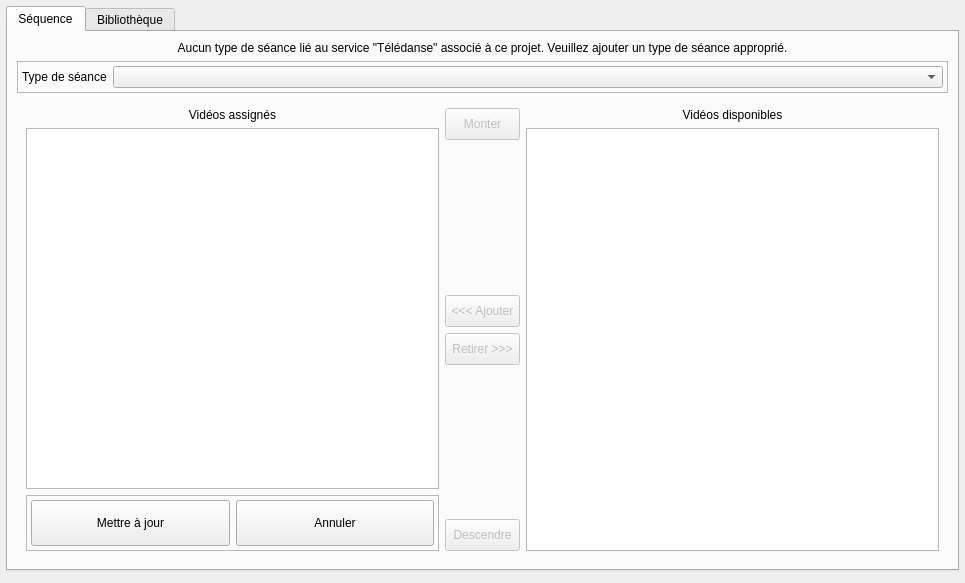
<?xml version="1.0" encoding="UTF-8"?>
<ui version="4.0">
 <class>MOVEConfigWidget</class>
 <widget class="QWidget" name="MOVEConfigWidget">
  <property name="geometry">
   <rect>
    <x>0</x>
    <y>0</y>
    <width>965</width>
    <height>583</height>
   </rect>
  </property>
  <property name="windowTitle">
   <string>DanceWidgetConfig</string>
  </property>
  <layout class="QVBoxLayout" name="verticalLayout">
   <property name="leftMargin">
    <number>6</number>
   </property>
   <property name="topMargin">
    <number>6</number>
   </property>
   <property name="rightMargin">
    <number>6</number>
   </property>
   <property name="bottomMargin">
    <number>6</number>
   </property>
   <item>
    <widget class="QTabWidget" name="tabMain">
     <property name="tabPosition">
      <enum>QTabWidget::TabPosition::North</enum>
     </property>
     <property name="currentIndex">
      <number>0</number>
     </property>
     <property name="iconSize">
      <size>
       <width>24</width>
       <height>24</height>
      </size>
     </property>
     <widget class="QWidget" name="tabPlaylist">
      <attribute name="icon">
       <iconset resource="../../../resources/TeraClient.qrc">
        <normaloff>:/icons/details.png</normaloff>:/icons/details.png</iconset>
      </attribute>
      <attribute name="title">
       <string>Séquence</string>
      </attribute>
      <layout class="QVBoxLayout" name="verticalLayout_5">
       <item>
        <widget class="QLabel" name="lblWarning">
         <property name="text">
          <string>Aucun type de séance lié au service &quot;Télédanse&quot; associé à ce projet. Veuillez ajouter un type de séance approprié.</string>
         </property>
         <property name="alignment">
          <set>Qt::AlignmentFlag::AlignCenter</set>
         </property>
        </widget>
       </item>
       <item>
        <widget class="QFrame" name="frameSessionType">
         <property name="frameShape">
          <enum>QFrame::Shape::StyledPanel</enum>
         </property>
         <property name="frameShadow">
          <enum>QFrame::Shadow::Raised</enum>
         </property>
         <layout class="QHBoxLayout" name="horizontalLayout_4">
          <property name="leftMargin">
           <number>4</number>
          </property>
          <property name="topMargin">
           <number>4</number>
          </property>
          <property name="rightMargin">
           <number>4</number>
          </property>
          <property name="bottomMargin">
           <number>4</number>
          </property>
          <item>
           <widget class="QLabel" name="lblSessionType">
            <property name="sizePolicy">
             <sizepolicy hsizetype="Maximum" vsizetype="Preferred">
              <horstretch>0</horstretch>
              <verstretch>0</verstretch>
             </sizepolicy>
            </property>
            <property name="text">
             <string>Type de séance</string>
            </property>
           </widget>
          </item>
          <item>
           <widget class="QComboBox" name="cmbSessionTypes"/>
          </item>
         </layout>
        </widget>
       </item>
       <item>
        <widget class="QFrame" name="framePlaylistManager">
         <layout class="QHBoxLayout" name="horizontalLayout">
          <item>
           <layout class="QVBoxLayout" name="verticalLayout_9">
            <item>
             <widget class="QLabel" name="lblPlaylist">
              <property name="text">
               <string>Vidéos assignés</string>
              </property>
              <property name="alignment">
               <set>Qt::AlignmentFlag::AlignCenter</set>
              </property>
             </widget>
            </item>
            <item>
             <widget class="QTableWidget" name="lstPlaylist">
              <property name="enabled">
               <bool>true</bool>
              </property>
              <property name="sizePolicy">
               <sizepolicy hsizetype="Expanding" vsizetype="Expanding">
                <horstretch>0</horstretch>
                <verstretch>0</verstretch>
               </sizepolicy>
              </property>
              <property name="editTriggers">
               <set>QAbstractItemView::EditTrigger::NoEditTriggers</set>
              </property>
              <property name="selectionMode">
               <enum>QAbstractItemView::SelectionMode::SingleSelection</enum>
              </property>
              <property name="iconSize">
               <size>
                <width>32</width>
                <height>32</height>
               </size>
              </property>
              <attribute name="horizontalHeaderVisible">
               <bool>false</bool>
              </attribute>
              <attribute name="horizontalHeaderHighlightSections">
               <bool>true</bool>
              </attribute>
              <attribute name="horizontalHeaderStretchLastSection">
               <bool>true</bool>
              </attribute>
              <attribute name="verticalHeaderVisible">
               <bool>true</bool>
              </attribute>
              <column>
               <property name="text">
                <string>Vidéo</string>
               </property>
              </column>
             </widget>
            </item>
            <item>
             <widget class="QFrame" name="framePlaylistControls">
              <property name="enabled">
               <bool>true</bool>
              </property>
              <property name="frameShape">
               <enum>QFrame::Shape::StyledPanel</enum>
              </property>
              <property name="frameShadow">
               <enum>QFrame::Shadow::Raised</enum>
              </property>
              <layout class="QHBoxLayout" name="horizontalLayout_3">
               <property name="leftMargin">
                <number>4</number>
               </property>
               <property name="topMargin">
                <number>4</number>
               </property>
               <property name="rightMargin">
                <number>4</number>
               </property>
               <property name="bottomMargin">
                <number>4</number>
               </property>
               <item>
                <widget class="QPushButton" name="btnSave">
                 <property name="enabled">
                  <bool>true</bool>
                 </property>
                 <property name="minimumSize">
                  <size>
                   <width>0</width>
                   <height>46</height>
                  </size>
                 </property>
                 <property name="cursor">
                  <cursorShape>PointingHandCursor</cursorShape>
                 </property>
                 <property name="text">
                  <string>Mettre à jour</string>
                 </property>
                 <property name="icon">
                  <iconset resource="../../../resources/TeraClient.qrc">
                   <normaloff>:/icons/save.png</normaloff>:/icons/save.png</iconset>
                 </property>
                 <property name="iconSize">
                  <size>
                   <width>24</width>
                   <height>24</height>
                  </size>
                 </property>
                </widget>
               </item>
               <item>
                <widget class="QPushButton" name="btnCancel">
                 <property name="enabled">
                  <bool>true</bool>
                 </property>
                 <property name="minimumSize">
                  <size>
                   <width>0</width>
                   <height>46</height>
                  </size>
                 </property>
                 <property name="cursor">
                  <cursorShape>PointingHandCursor</cursorShape>
                 </property>
                 <property name="text">
                  <string>Annuler</string>
                 </property>
                 <property name="icon">
                  <iconset resource="../../../resources/TeraClient.qrc">
                   <normaloff>:/icons/undo.png</normaloff>:/icons/undo.png</iconset>
                 </property>
                 <property name="iconSize">
                  <size>
                   <width>24</width>
                   <height>24</height>
                  </size>
                 </property>
                </widget>
               </item>
              </layout>
             </widget>
            </item>
           </layout>
          </item>
          <item>
           <layout class="QVBoxLayout" name="verticalLayout_2">
            <item>
             <widget class="QPushButton" name="btnMoveUp">
              <property name="enabled">
               <bool>false</bool>
              </property>
              <property name="minimumSize">
               <size>
                <width>75</width>
                <height>32</height>
               </size>
              </property>
              <property name="maximumSize">
               <size>
                <width>75</width>
                <height>16777215</height>
               </size>
              </property>
              <property name="cursor">
               <cursorShape>PointingHandCursor</cursorShape>
              </property>
              <property name="text">
               <string>Monter</string>
              </property>
              <property name="icon">
               <iconset resource="../../../resources/TeraClient.qrc">
                <normaloff>:/controls/branch_up.png</normaloff>:/controls/branch_up.png</iconset>
              </property>
             </widget>
            </item>
            <item>
             <spacer name="verticalSpacer">
              <property name="orientation">
               <enum>Qt::Orientation::Vertical</enum>
              </property>
              <property name="sizeHint" stdset="0">
               <size>
                <width>20</width>
                <height>40</height>
               </size>
              </property>
             </spacer>
            </item>
            <item>
             <widget class="QPushButton" name="btnAddVideo">
              <property name="enabled">
               <bool>false</bool>
              </property>
              <property name="sizePolicy">
               <sizepolicy hsizetype="Maximum" vsizetype="Fixed">
                <horstretch>0</horstretch>
                <verstretch>0</verstretch>
               </sizepolicy>
              </property>
              <property name="minimumSize">
               <size>
                <width>75</width>
                <height>32</height>
               </size>
              </property>
              <property name="maximumSize">
               <size>
                <width>75</width>
                <height>16777215</height>
               </size>
              </property>
              <property name="cursor">
               <cursorShape>PointingHandCursor</cursorShape>
              </property>
              <property name="text">
               <string>&lt;&lt;&lt; Ajouter</string>
              </property>
             </widget>
            </item>
            <item>
             <widget class="QPushButton" name="btnDelVideo">
              <property name="enabled">
               <bool>false</bool>
              </property>
              <property name="sizePolicy">
               <sizepolicy hsizetype="Maximum" vsizetype="Fixed">
                <horstretch>0</horstretch>
                <verstretch>0</verstretch>
               </sizepolicy>
              </property>
              <property name="minimumSize">
               <size>
                <width>75</width>
                <height>32</height>
               </size>
              </property>
              <property name="maximumSize">
               <size>
                <width>75</width>
                <height>16777215</height>
               </size>
              </property>
              <property name="cursor">
               <cursorShape>PointingHandCursor</cursorShape>
              </property>
              <property name="text">
               <string>Retirer &gt;&gt;&gt;</string>
              </property>
             </widget>
            </item>
            <item>
             <spacer name="verticalSpacer_2">
              <property name="orientation">
               <enum>Qt::Orientation::Vertical</enum>
              </property>
              <property name="sizeHint" stdset="0">
               <size>
                <width>20</width>
                <height>40</height>
               </size>
              </property>
             </spacer>
            </item>
            <item>
             <widget class="QPushButton" name="btnMoveDown">
              <property name="enabled">
               <bool>false</bool>
              </property>
              <property name="minimumSize">
               <size>
                <width>75</width>
                <height>32</height>
               </size>
              </property>
              <property name="maximumSize">
               <size>
                <width>75</width>
                <height>16777215</height>
               </size>
              </property>
              <property name="cursor">
               <cursorShape>PointingHandCursor</cursorShape>
              </property>
              <property name="text">
               <string>Descendre</string>
              </property>
              <property name="icon">
               <iconset resource="../../../resources/TeraClient.qrc">
                <normaloff>:/controls/branch_opened.png</normaloff>:/controls/branch_opened.png</iconset>
              </property>
             </widget>
            </item>
           </layout>
          </item>
          <item>
           <layout class="QVBoxLayout" name="verticalLayout_3">
            <item>
             <widget class="QLabel" name="lblAvailVideos">
              <property name="text">
               <string>Vidéos disponibles</string>
              </property>
              <property name="alignment">
               <set>Qt::AlignmentFlag::AlignCenter</set>
              </property>
             </widget>
            </item>
            <item>
             <widget class="QListWidget" name="lstAvailVideos">
              <property name="sizePolicy">
               <sizepolicy hsizetype="Expanding" vsizetype="Expanding">
                <horstretch>0</horstretch>
                <verstretch>0</verstretch>
               </sizepolicy>
              </property>
              <property name="editTriggers">
               <set>QAbstractItemView::EditTrigger::NoEditTriggers</set>
              </property>
              <property name="iconSize">
               <size>
                <width>32</width>
                <height>32</height>
               </size>
              </property>
             </widget>
            </item>
           </layout>
          </item>
         </layout>
        </widget>
       </item>
      </layout>
     </widget>
     <widget class="QWidget" name="tabVideos">
      <attribute name="icon">
       <iconset resource="../../../resources/TeraClient.qrc">
        <normaloff>:/icons/assets/list.png</normaloff>:/icons/assets/list.png</iconset>
      </attribute>
      <attribute name="title">
       <string>Bibliothèque</string>
      </attribute>
      <layout class="QVBoxLayout" name="verticalLayout_4">
       <item>
        <widget class="QListWidget" name="lstVideos">
         <property name="editTriggers">
          <set>QAbstractItemView::EditTrigger::NoEditTriggers</set>
         </property>
         <property name="showDropIndicator" stdset="0">
          <bool>false</bool>
         </property>
         <property name="selectionMode">
          <enum>QAbstractItemView::SelectionMode::ExtendedSelection</enum>
         </property>
         <property name="selectionBehavior">
          <enum>QAbstractItemView::SelectionBehavior::SelectRows</enum>
         </property>
         <property name="iconSize">
          <size>
           <width>32</width>
           <height>32</height>
          </size>
         </property>
         <property name="flow">
          <enum>QListView::Flow::TopToBottom</enum>
         </property>
         <property name="spacing">
          <number>3</number>
         </property>
        </widget>
       </item>
       <item>
        <layout class="QHBoxLayout" name="horizontalLayout_2">
         <item>
          <widget class="QPushButton" name="btnUpload">
           <property name="minimumSize">
            <size>
             <width>0</width>
             <height>32</height>
            </size>
           </property>
           <property name="cursor">
            <cursorShape>PointingHandCursor</cursorShape>
           </property>
           <property name="text">
            <string>Ajouter</string>
           </property>
           <property name="icon">
            <iconset resource="../../../resources/TeraClient.qrc">
             <normaloff>:/icons/new.png</normaloff>:/icons/new.png</iconset>
           </property>
           <property name="iconSize">
            <size>
             <width>20</width>
             <height>20</height>
            </size>
           </property>
          </widget>
         </item>
         <item>
          <widget class="QPushButton" name="btnRename">
           <property name="enabled">
            <bool>false</bool>
           </property>
           <property name="minimumSize">
            <size>
             <width>0</width>
             <height>32</height>
            </size>
           </property>
           <property name="cursor">
            <cursorShape>PointingHandCursor</cursorShape>
           </property>
           <property name="text">
            <string>Renommer</string>
           </property>
           <property name="icon">
            <iconset resource="../../../resources/TeraClient.qrc">
             <normaloff>:/icons/edit.png</normaloff>:/icons/edit.png</iconset>
           </property>
           <property name="iconSize">
            <size>
             <width>20</width>
             <height>20</height>
            </size>
           </property>
          </widget>
         </item>
         <item>
          <widget class="QPushButton" name="btnDelete">
           <property name="enabled">
            <bool>false</bool>
           </property>
           <property name="minimumSize">
            <size>
             <width>0</width>
             <height>32</height>
            </size>
           </property>
           <property name="cursor">
            <cursorShape>PointingHandCursor</cursorShape>
           </property>
           <property name="text">
            <string>Supprimer</string>
           </property>
           <property name="icon">
            <iconset resource="../../../resources/TeraClient.qrc">
             <normaloff>:/icons/delete_old.png</normaloff>:/icons/delete_old.png</iconset>
           </property>
           <property name="iconSize">
            <size>
             <width>20</width>
             <height>20</height>
            </size>
           </property>
          </widget>
         </item>
        </layout>
       </item>
      </layout>
     </widget>
    </widget>
   </item>
   <item>
    <widget class="ResultMessageWidget" name="wdgMessages" native="true"/>
   </item>
  </layout>
 </widget>
 <customwidgets>
  <customwidget>
   <class>ResultMessageWidget</class>
   <extends>QWidget</extends>
   <header>widgets/ResultMessageWidget.h</header>
   <container>1</container>
  </customwidget>
 </customwidgets>
 <resources>
  <include location="../../../resources/TeraClient.qrc"/>
 </resources>
 <connections/>
</ui>
